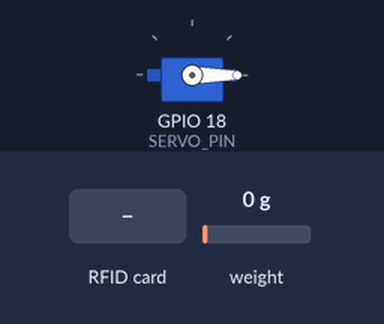
A sketch run on a simulated ESP32. Shown: servo. The inputs (shaded band) are chosen by the test bench; at power-on: weight on the scale 0 g. WiFi joins after 1.5 s; servers stay silent unless stated; what the sketch prints to the serial monitor is not drawn.

Above: at 4.7 s.
4.8 s: RFID card 5E 7A 19 C4 held to the reader
At 5.6 s:
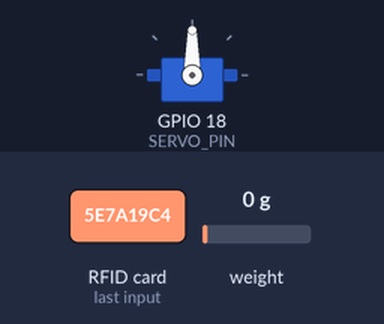
Timing chart, 0 to 7.8 s (numbered marks = the images above; inputs shaded):
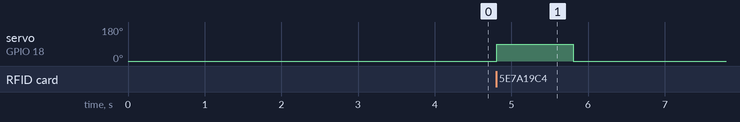

The sketch:

teste_peso_nfc_motor_MELHOR.ino
```cpp
#include <Wire.h>
#include <WiFi.h>
#include <Adafruit_PN532.h>
#include <Firebase_ESP_Client.h>
#include <ESP32Servo.h>
#include <HX711.h>

// -------------------- CONFIGURAÇÕES --------------------
#define WIFI_SSID "Linda"
#define WIFI_PASSWORD "linda7166"

#define API_KEY "AIzaSyDjgrPcPVZgANfTrjXYZIfZh6Uj_rxixyg"
#define DATABASE_URL "https://ondeestaoscar-default-rtdb.europe-west1.firebasedatabase.app/"

// Pins PN532 (I2C)
#define SDA_PIN 21
#define SCL_PIN 22
Adafruit_PN532 nfc(SDA_PIN, SCL_PIN);

// Pins HX711 (Balança)
const uint8_t DOUT_PIN = 16;
const uint8_t SCK_PIN = 4;
HX711 scale;
float calibration_factor = 717.056;

// Pin Servo
#define SERVO_PIN 18
Servo servoMotor;

// Firebase
FirebaseData fbdo;
FirebaseAuth auth;
FirebaseConfig config;

void setup() {
  Serial.begin(115200);

  // 1. WiFi
  WiFi.begin(WIFI_SSID, WIFI_PASSWORD);
  Serial.print("A ligar ao WiFi");
  while (WiFi.status() != WL_CONNECTED) {
    Serial.print(".");
    delay(500);
  }
  Serial.println("\nWiFi ligado!");

  // 2. Firebase
  config.api_key = API_KEY;
  config.database_url = DATABASE_URL;
  Firebase.signUp(&config, &auth, "", "");
  Firebase.begin(&config, &auth);
  Firebase.reconnectWiFi(true);

  // 3. PN532
  nfc.begin();
  uint32_t version = nfc.getFirmwareVersion();
  if (!version) {
    Serial.println("PN532 não encontrado!");
    while (1);
  }
  nfc.SAMConfig();

  // 4. HX711
  scale.begin(DOUT_PIN, SCK_PIN);
  scale.set_scale(calibration_factor);
  Serial.println("A calibrar balança (Tare)...");
  scale.tare(20);

  // 5. Servo
  servoMotor.attach(SERVO_PIN);
  servoMotor.write(0);

  Serial.println("Sistema pronto! À espera de NFC...");
}

void loop() {
  uint8_t uid[] = { 0, 0, 0, 0, 0, 0, 0 };
  uint8_t uidLength;

  // O código para aqui até detetar uma tag
  bool success = nfc.readPassiveTargetID(PN532_MIFARE_ISO14443A, uid, &uidLength, 500);

  if (success) {
    Serial.println("Tag detetada!");

    // --- 1. Formatar UID ---
    String uidString = "";
    for (uint8_t i = 0; i < uidLength; i++) {
      if (uid[i] < 0x10) uidString += "0";
      uidString += String(uid[i], HEX);
      if (i < uidLength - 1) uidString += ":";
    }
    uidString.toUpperCase();

    // --- 2. Movimentar Servo ---
    Serial.println("Movendo servo...");
    servoMotor.write(90);
    delay(1000); // Tempo para o motor abrir
    servoMotor.write(0);

    // --- 3. Esperar 2 segundos e Ler Peso ---
    Serial.println("A aguardar 2 segundos para pesagem...");
    delay(2000);

    float peso = 0;
    if (scale.is_ready()) {
      // Faz a média de 10 leituras e subtrai os 12g de offset como tinhas no código
      peso = scale.get_units(10) - 12;
      Serial.printf("Peso lido: %.2f g\n", peso);
    }

    // --- 4. Enviar para Firebase ---
    // Criamos um nó único com o timestamp para não apagar os anteriores
    String timestamp = String(millis());
    String path = "/registos/" + timestamp;

    FirebaseJson json;
    json.add("uid", uidString);
    json.add("peso_g", peso);
    json.add("timestamp", timestamp);

    if (Firebase.RTDB.setJSON(&fbdo, path, &json)) {
      Serial.println("Dados enviados com sucesso!");
    } else {
      Serial.println("Erro ao enviar: " + fbdo.errorReason());
    }

    Serial.println("\nPronto para nova leitura...");
    delay(1000); // Pequena pausa de segurança
  }
}
```

Measured:
- after the input at 4.8 s, servo on GPIO 18 (SERVO_PIN): 0° → 90° at once, → 0° 1.0 s later
